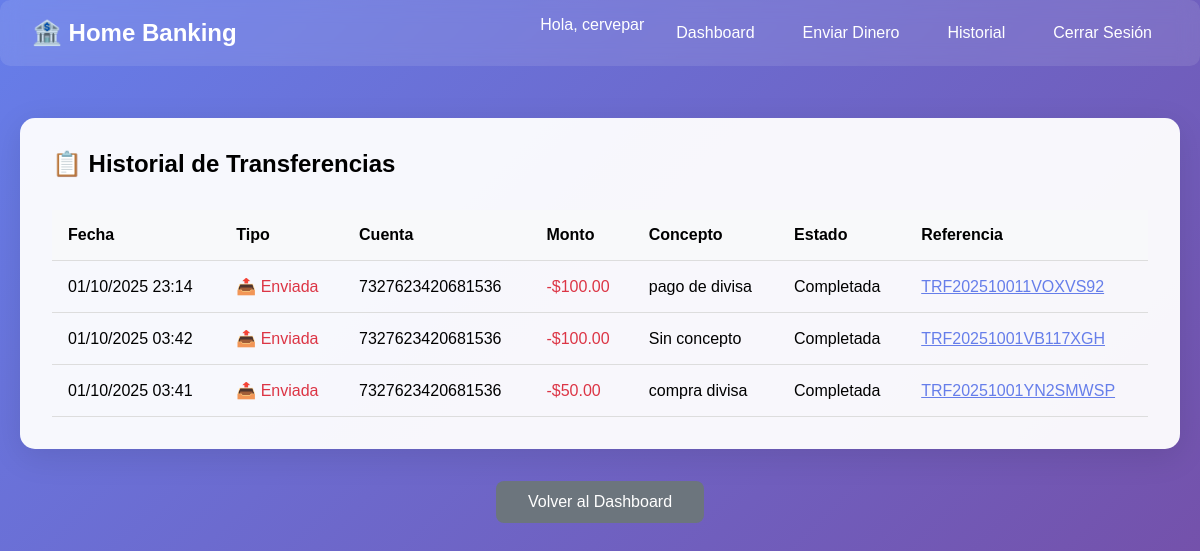
Before: /transferencia/lista/ (signed in) with the older database file.
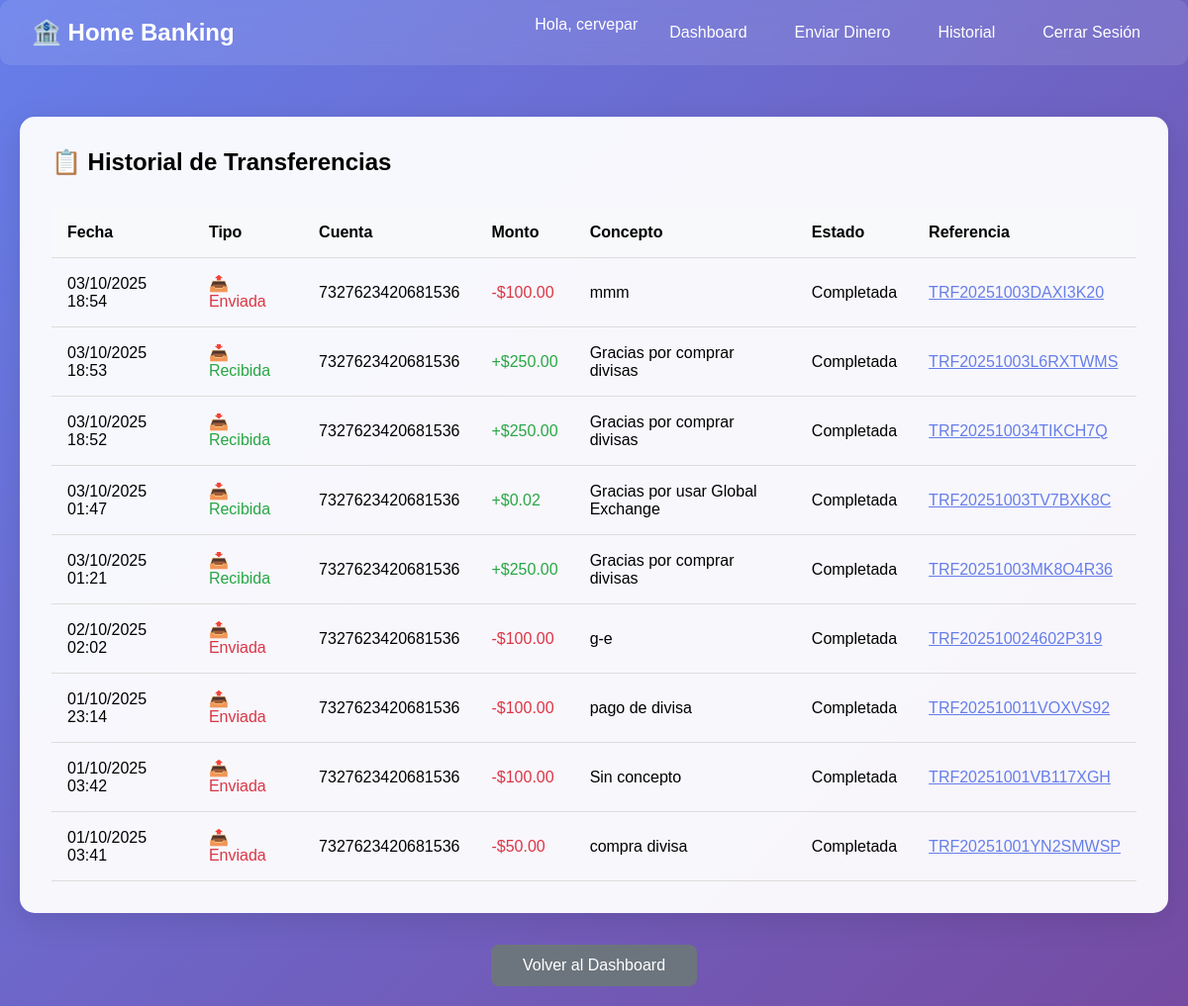
After: the same page with the newer database file.
### transferencia/models.py (models this page shows, shortened)
class Transferencia(models.Model):
    ESTADO_CHOICES = [
        ('PENDIENTE', 'Pendiente'),
        ('COMPLETADA', 'Completada'),
        ('FALLIDA', 'Fallida'),
        ('CANCELADA', 'Cancelada'),
    ]
    cuenta_origen = models.ForeignKey(
        Cuenta,
        on_delete=models.CASCADE,
        related_name='transferencias_enviadas'
    )
    cuenta_destino = models.ForeignKey(
        Cuenta,
        on_delete=models.CASCADE,
        related_name='transferencias_recibidas'
    )
    monto = models.DecimalField(
        max_digits=15,
        decimal_places=2,
        validators=[MinValueValidator(0.01)]
    )
    concepto = models.CharField(max_length=200, blank=True, null=True)
    estado = models.CharField(max_length=15, choices=ESTADO_CHOICES, default='PENDIENTE')
    fecha_creacion = models.DateTimeField(auto_now_add=True)
    fecha_procesamiento = models.DateTimeField(blank=True, null=True)
    referencia = models.CharField(max_length=50, unique=True, editable=False)
    class Meta:
        verbose_name = "Transferencia"
        verbose_name_plural = "Transferencias"
        ordering = ['-fecha_creacion']

### cuenta/models.py (models this page shows, shortened)
class Cuenta(models.Model):
    TIPO_CUENTA_CHOICES = [
        ('AHORRO', 'Cuenta de Ahorro'),
        ('CORRIENTE', 'Cuenta Corriente'),
    ]
    usuario = models.OneToOneField(User, on_delete=models.CASCADE, related_name='cuenta')
    numero_cuenta = models.CharField(max_length=20, unique=True, editable=False)
    saldo_disponible = models.DecimalField(
        max_digits=15,
        decimal_places=2,
        default=0.00,
        validators=[MinValueValidator(0)]
    )
    tipo_cuenta = models.CharField(max_length=10, choices=TIPO_CUENTA_CHOICES, default='AHORRO')
    fecha_creacion = models.DateTimeField(auto_now_add=True)
    activa = models.BooleanField(default=True)
    class Meta:
        verbose_name = "Cuenta"
        verbose_name_plural = "Cuentas"

### transferencia/views.py (the view)
# urls.py: path('lista/', views.listar_transferencias_view, name='listar_transferencias'),
@login_required
def listar_transferencias_view(request):
    cuenta_usuario = request.user.cuenta
    transferencias = Transferencia.objects.filter(
        Q(cuenta_origen=cuenta_usuario) | Q(cuenta_destino=cuenta_usuario)
    ).order_by('-fecha_creacion')
    transferencias_con_info = []
    for transferencia in transferencias:
        es_enviada = transferencia.cuenta_origen == cuenta_usuario
        transferencias_con_info.append({
            'transferencia': transferencia,
            'es_enviada': es_enviada,
            'cuenta_relacionada': transferencia.cuenta_destino if es_enviada else transferencia.cuenta_origen
        })
    context = {
        'transferencias_con_info': transferencias_con_info,
    }
    return render(request, 'transferencia/lista.html', context)

### transferencia/templates/transferencia/lista.html (shortened to what this page needs)
{% extends 'cuenta/base.html' %}
{% block content %}
<div class="card">
    <h2 style="margin-bottom: 2rem;">📋 Historial de Transferencias</h2>
    {% if transferencias_con_info %}
        <table class="table">
            <thead>
                <tr>
                    <th>Fecha</th>
                    <th>Tipo</th>
                    <th>Cuenta</th>
                    <th>Monto</th>
                    <th>Concepto</th>
                    <th>Estado</th>
                    <th>Referencia</th>
                </tr>
            </thead>
            <tbody>
                {% for info in transferencias_con_info %}
                <tr>
                    <td>{{ info.transferencia.fecha_creacion|date:"d/m/Y H:i" }}</td>
                    <td>
                        {% if info.es_enviada %}
                            <span style="color: #dc3545;">📤 Enviada</span>
                        {% else %}
                            <span style="color: #28a745;">📥 Recibida</span>
                        {% endif %}
                    </td>
                    <td>{{ info.cuenta_relacionada.numero_cuenta }}</td>
                    <td>
                        {% if info.es_enviada %}
                            <span style="color: #dc3545;">-${{ info.transferencia.monto|floatformat:2 }}</span>
                        {% else %}
                            <span style="color: #28a745;">+${{ info.transferencia.monto|floatformat:2 }}</span>
                        {% endif %}
                    </td>
                    <td>{{ info.transferencia.concepto|default:"Sin concepto" }}</td>
                    <td>
                        <span class="status-{{ info.transferencia.estado|lower }}">
                            {{ info.transferencia.get_estado_display }}
                        </span>
                    </td>
                    <td>
                        <a href="{% url 'detalle_transferencia' info.transferencia.referencia %}" style="color: #667eea;">
                            {{ info.transferencia.referencia }}
                        </a>
                    </td>
                </tr>
                {% endfor %}
            </tbody>
        </table>
    {% else %}
        <div style="text-align: center; padding: 2rem;">
            <p style="font-size: 1.2rem; color: #666;">No tienes transferencias registradas</p>
            <a href="{% url 'enviar_transferencia' %}" class="btn" style="margin-top: 1rem;">Realizar Primera Transferencia</a>
        </div>
    {% endif %}
</div>
<div style="text-align: center; margin-top: 1rem;">
    <a href="{% url 'dashboard' %}" class="btn btn-secondary">Volver al Dashboard</a>
</div>
{% endblock %}

Changed rows visible on the page:
added Transferencia: transferencia.fecha_creacion "03/10/2025 18:54", shows "📤 Enviada", cuenta_relacionada.numero_cuenta "7327623420681536", transferencia.monto "100.00", transferencia.concepto "mmm", transferencia.estado "Completada", transferencia.referencia "TRF20251003DAXI3K20"
added Transferencia: transferencia.fecha_creacion "03/10/2025 18:53", shows "📥 Recibida", cuenta_relacionada.numero_cuenta "7327623420681536", transferencia.monto "250.00", transferencia.concepto "Gracias por comprar divisas", transferencia.estado "Completada", transferencia.referencia "TRF20251003L6RXTWMS"
added Transferencia: transferencia.fecha_creacion "03/10/2025 18:52", shows "📥 Recibida", cuenta_relacionada.numero_cuenta "7327623420681536", transferencia.monto "250.00", transferencia.concepto "Gracias por comprar divisas", transferencia.estado "Completada", transferencia.referencia "TRF202510034TIKCH7Q"
added Transferencia: transferencia.fecha_creacion "03/10/2025 01:47", shows "📥 Recibida", cuenta_relacionada.numero_cuenta "7327623420681536", transferencia.monto "0.02", transferencia.concepto "Gracias por usar Global Exchange", transferencia.estado "Completada", transferencia.referencia "TRF20251003TV7BXK8C"
added Transferencia: transferencia.fecha_creacion "03/10/2025 01:21", shows "📥 Recibida", cuenta_relacionada.numero_cuenta "7327623420681536", transferencia.monto "250.00", transferencia.concepto "Gracias por comprar divisas", transferencia.estado "Completada", transferencia.referencia "TRF20251003MK8O4R36"
added Transferencia: transferencia.fecha_creacion "02/10/2025 02:02", shows "📤 Enviada", cuenta_relacionada.numero_cuenta "7327623420681536", transferencia.monto "100.00", transferencia.concepto "g-e", transferencia.estado "Completada", transferencia.referencia "TRF202510024602P319"
